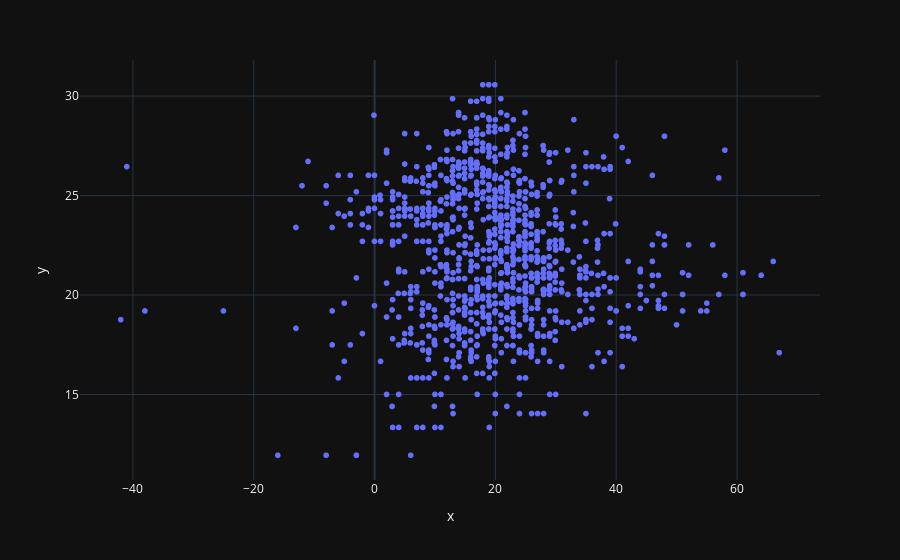

Write notebook code for a chart like this one.
### Code cell
# Plot the predictions
px.scatter(x = y_test, y = y_pred)

### Figure 1 — Plotly figure (JSON) as saved in the notebook; plotly's stock layout.template omitted (floating-point values rounded to 4 significant figures; data arrays with more than 128 entries replaced by an {"elided": "..."} marker saying what was removed)
{"data": [{"hovertemplate": "x=%{x}<br>y=%{y}<extra></extra>", "legendgroup": "", "marker": {"color": "#636efa", "symbol": "circle"}, "mode": "markers", "name": "", "showlegend": false, "type": "scattergl", "x": {"elided": "1092 float values"}, "xaxis": "x", "y": {"elided": "1092 float values"}, "yaxis": "y"}], "layout": {"legend": {"tracegroupgap": 0}, "margin": {"t": 60}, "xaxis": {"anchor": "y", "domain": [0, 1], "title": {"text": "x"}}, "yaxis": {"anchor": "x", "domain": [0, 1], "title": {"text": "y"}}}}
